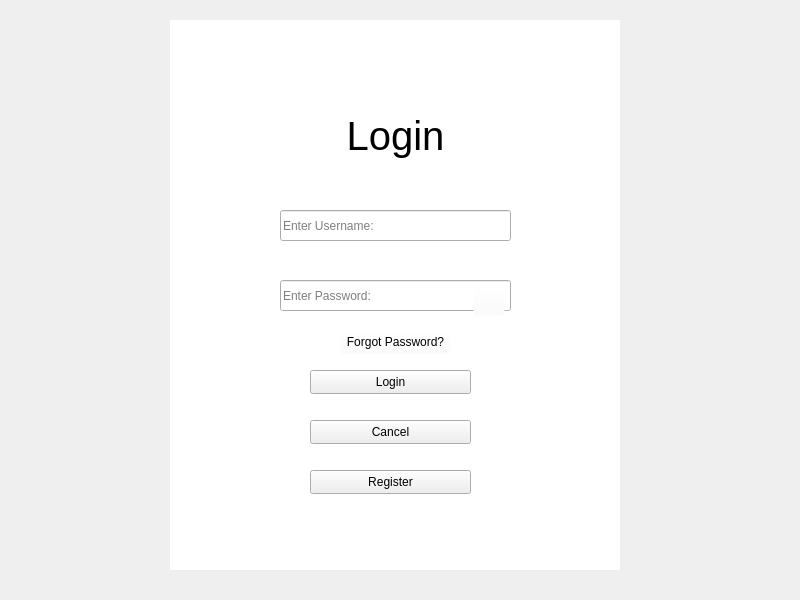
<?xml version="1.0" encoding="UTF-8"?>
<ui version="4.0">
 <class>loginWindow</class>
 <widget class="QMainWindow" name="loginWindow">
  <property name="geometry">
   <rect>
    <x>0</x>
    <y>0</y>
    <width>800</width>
    <height>600</height>
   </rect>
  </property>
  <property name="windowTitle">
   <string>MainWindow</string>
  </property>
  <widget class="QWidget" name="centralwidget">
   <property name="styleSheet">
    <string notr="true"/>
   </property>
   <widget class="QLabel" name="lblLogin">
    <property name="geometry">
     <rect>
      <x>270</x>
      <y>50</y>
      <width>251</width>
      <height>171</height>
     </rect>
    </property>
    <property name="font">
     <font>
      <pointsize>30</pointsize>
     </font>
    </property>
    <property name="text">
     <string>Login</string>
    </property>
    <property name="alignment">
     <set>Qt::AlignCenter</set>
    </property>
   </widget>
   <widget class="QLineEdit" name="txtLoginUname">
    <property name="geometry">
     <rect>
      <x>280</x>
      <y>210</y>
      <width>231</width>
      <height>31</height>
     </rect>
    </property>
    <property name="placeholderText">
     <string>Enter Username:</string>
    </property>
   </widget>
   <widget class="QLineEdit" name="txtLoginPWord">
    <property name="geometry">
     <rect>
      <x>280</x>
      <y>280</y>
      <width>231</width>
      <height>31</height>
     </rect>
    </property>
    <property name="styleSheet">
     <string notr="true"/>
    </property>
    <property name="text">
     <string/>
    </property>
    <property name="placeholderText">
     <string>Enter Password:</string>
    </property>
   </widget>
   <widget class="QPushButton" name="btnLoginPVis">
    <property name="geometry">
     <rect>
      <x>473</x>
      <y>284</y>
      <width>32</width>
      <height>32</height>
     </rect>
    </property>
    <property name="styleSheet">
     <string notr="true">QPushButton {
	background-color: rgba(255, 255, 255, 0);
	border-color: rgba(255, 255, 255, 0);
}</string>
    </property>
    <property name="text">
     <string/>
    </property>
    <property name="checkable">
     <bool>true</bool>
    </property>
   </widget>
   <widget class="QGraphicsView" name="gVLogin">
    <property name="geometry">
     <rect>
      <x>170</x>
      <y>20</y>
      <width>450</width>
      <height>550</height>
     </rect>
    </property>
    <property name="minimumSize">
     <size>
      <width>450</width>
      <height>550</height>
     </size>
    </property>
    <property name="maximumSize">
     <size>
      <width>450</width>
      <height>550</height>
     </size>
    </property>
    <property name="frameShape">
     <enum>QFrame::NoFrame</enum>
    </property>
    <property name="frameShadow">
     <enum>QFrame::Plain</enum>
    </property>
   </widget>
   <widget class="QPushButton" name="btnFPword">
    <property name="geometry">
     <rect>
      <x>340</x>
      <y>330</y>
      <width>111</width>
      <height>24</height>
     </rect>
    </property>
    <property name="styleSheet">
     <string notr="true">QPushButton {
	background-color: rgba(255, 255, 255, 0);
}</string>
    </property>
    <property name="text">
     <string>Forgot Password?</string>
    </property>
   </widget>
   <widget class="QPushButton" name="btnLogin">
    <property name="geometry">
     <rect>
      <x>310</x>
      <y>370</y>
      <width>161</width>
      <height>24</height>
     </rect>
    </property>
    <property name="text">
     <string>Login</string>
    </property>
   </widget>
   <widget class="QPushButton" name="btnLoginCancel">
    <property name="geometry">
     <rect>
      <x>310</x>
      <y>420</y>
      <width>161</width>
      <height>24</height>
     </rect>
    </property>
    <property name="text">
     <string>Cancel</string>
    </property>
   </widget>
   <widget class="QPushButton" name="btnLoginRegister">
    <property name="geometry">
     <rect>
      <x>310</x>
      <y>470</y>
      <width>161</width>
      <height>24</height>
     </rect>
    </property>
    <property name="text">
     <string>Register</string>
    </property>
   </widget>
   <zorder>gVLogin</zorder>
   <zorder>txtLoginUname</zorder>
   <zorder>txtLoginPWord</zorder>
   <zorder>lblLogin</zorder>
   <zorder>btnLoginPVis</zorder>
   <zorder>btnFPword</zorder>
   <zorder>btnLogin</zorder>
   <zorder>btnLoginCancel</zorder>
   <zorder>btnLoginRegister</zorder>
  </widget>
 </widget>
 <resources/>
 <connections/>
</ui>
